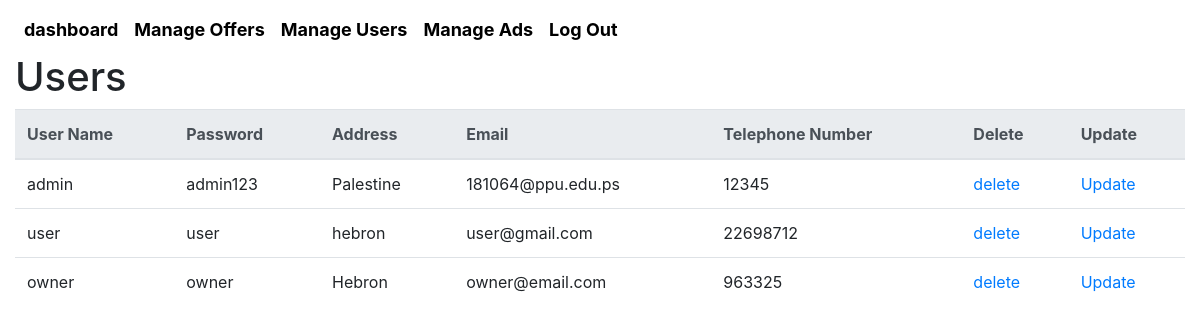
The page /pages/controlPanel/manageUsers.php on the database its author committed.
### tables this page shows
CREATE TABLE `users` (
  `id` int(8) NOT NULL,
  `username` varchar(30) NOT NULL,
  `password` varchar(40) NOT NULL,
  `email` varchar(40) NOT NULL,
  `address` varchar(40) NOT NULL,
  `telNo` int(16) NOT NULL,
  `type` int(2) NOT NULL,
  `job_type` varchar(100) DEFAULT NULL
);

### pages/models/usersDB.php (called while the page is built, shortened)
<?php
    class usersDB {
        private static $connection;
        public function connect() {
            if (!isset(self::$connection)) {
                self::$connection = new mysqli("127.0.0.1", "job_user", "job_user123", "jobs-project");
            }
            return self::$connection;
        }
        public function getusers() {
            $query = "SELECT * FROM users" ;
            $conn = $this->connect();
            $result = $conn -> query($query);
            $rows = array();
            while ($row = $result -> fetch_assoc()) {
                $rows[] = $row;
            }
            return $rows;
        }
    }
?>

### pages/controlPanel/manageUsers.php (the view, shortened to what this page needs)
<!DOCTYPE html>
<html lang="en">
<head>
    <link rel="stylesheet" href="../../styles/adminStyle.css">
    <link rel="stylesheet" href="https://maxcdn.bootstrapcdn.com/bootstrap/4.5.2/css/bootstrap.min.css">
    <link rel="stylesheet" href="https://cdnjs.cloudflare.com/ajax/libs/font-awesome/5.14.0/css/all.min.css">
</head>
<body>
<nav class="navbar navbar-expand-lg">
    <ul class="navbar-nav">
        <li class="nav-item">
            <a href="homeAdmin.php" class="nav-link">dashboard</a>
        </li>
        <li class="nav-item">
            <a href="manageOffers.php" class="nav-link">Manage Offers</a>
        </li>
        <li class="nav-item">
            <a href="manageUsers.php" class="nav-link">Manage Users</a>
        </li>
        <li class="nav-item">
            <a href="manageAds.php" class="nav-link">Manage Ads</a>
        </li>
        <li class="nav-item">
            <a href="adminlogout.php" class="nav-link">Log Out</a>
        </li>
    </ul>
</nav>
    <div class="container-fluid">
<?php
    require '../models/usersDB.php';
    $db = new usersDB();
    $users = $db -> getUsers();
    echo"<h1>Users</h1>";
    echo "<table class='table'>";
    echo " <thead class='thead-light'>";
    echo "<th>User Name</th><th>Password</th><th>Address</th><th>Email</th><th>Telephone Number</th><th>Delete</th><th>Update </th>   </thead>";
    foreach($users as $row){
        $id = $row['id'];
        echo "<td >" . $row['username'] . "</td>";
        echo "<td >" . $row['password'] . "</td>";
        echo "<td >" . $row['address'] . "</td>";
        echo "<td >" . $row['email'] . "</td>";
        echo "<td >" . $row['telNo'] . "</td>";
        echo "<td ><a href='../controller/deleteUser.php?id=$id'> delete </a></td>";
        echo "<td ><a href='updateUserForm.php?id=$id'> Update </a></td>";
    }
    echo "</table>";
   ?>
</div>
</body>
</html>

### styles/adminStyle.css (style rules this page uses)
body { font-family: "Lato", sans-serif; }
.nav-item::after { content:''; display:block; width:0px; height:4px; background:#ff0000; transition: 0.2s; margin-top:-10px; }
.nav-link { padding:15px 5px;transition:0.2s; }
.navbar-nav .nav-link { color:#000; font-weight:bold; font-size:18px; }

### rows shown on the page
users: username "admin", password "admin123", address "Palestine", email "181064@ppu.edu.ps", telNo "12345"
users: username "user", password "user", address "hebron", email "user@gmail.com", telNo "22698712"
users: username "owner", password "owner", address "Hebron", email "owner@email.com", telNo "963325"
